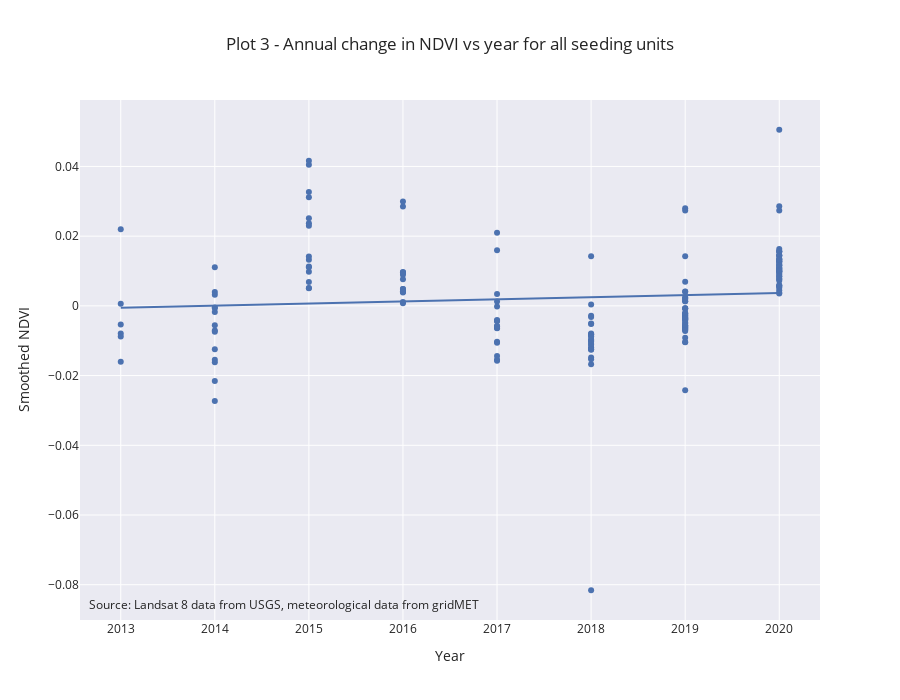

This figure's notebook cell:
### Markdown cell above
### Plot 3 - Annual NDVI change vs year for the seeding units

### Code cell
fig = px.scatter(su_ndvi_annual_change_df, x='Year', y='NDVI_delta',
                 labels={
                     "NDVI_delta": "Smoothed NDVI",
                     "Year": "Year"
                 },
                 title='Plot 3 - Annual change in NDVI vs year for all seeding units',
                 width=900, height=700,
                 hover_name="SuId", hover_data=["NDVI_delta"],
                 trendline="ols")

# Credit
fig.add_annotation(text="Source: Landsat 8 data from USGS, meteorological data from gridMET",
                   showarrow=False,
                   xref="paper", yref="paper",
                   x=0.01, y=0.01)

fig.update_layout(showlegend=False)
fig.show()

### Figure 1 — Plotly figure (JSON) as saved in the notebook; plotly's stock layout.template omitted (floating-point values rounded to 4 significant figures; data arrays with more than 128 entries replaced by an {"elided": "..."} marker saying what was removed)
{"data": [{"customdata": {"elided": "177x1 float values"}, "hovertemplate": "<b>%{hovertext}</b><br><br>Year=%{x}<br>Smoothed NDVI=%{customdata[0]}<extra></extra>", "hovertext": {"elided": "177 int values"}, "legendgroup": "", "marker": {"color": "rgb(76,114,176)", "symbol": "circle"}, "mode": "markers", "name": "", "showlegend": false, "type": "scatter", "x": {"elided": "177 int values"}, "xaxis": "x", "y": {"elided": "177 float values"}, "yaxis": "y"}, {"hovertemplate": "<b>OLS trendline</b><br>NDVI_delta = 0.000600351 * Year + -1.20903<br>R<sup>2</sup>=0.007922<br><br>Year=%{x}<br>Smoothed NDVI=%{y} <b>(trend)</b><extra></extra>", "legendgroup": "", "marker": {"color": "rgb(76,114,176)", "symbol": "circle"}, "mode": "lines", "name": "", "showlegend": false, "type": "scatter", "x": {"elided": "177 int values"}, "xaxis": "x", "y": {"elided": "177 float values"}, "yaxis": "y"}], "layout": {"annotations": [{"showarrow": false, "text": "Source: Landsat 8 data from USGS, meteorological data from gridMET", "x": 0.01, "xref": "paper", "y": 0.01, "yref": "paper"}], "height": 700, "legend": {"tracegroupgap": 0}, "showlegend": false, "title": {"text": "Plot 3 - Annual change in NDVI vs year for all seeding units"}, "width": 900, "xaxis": {"anchor": "y", "domain": [0, 1], "title": {"text": "Year"}}, "yaxis": {"anchor": "x", "domain": [0, 1], "title": {"text": "Smoothed NDVI"}}}}
